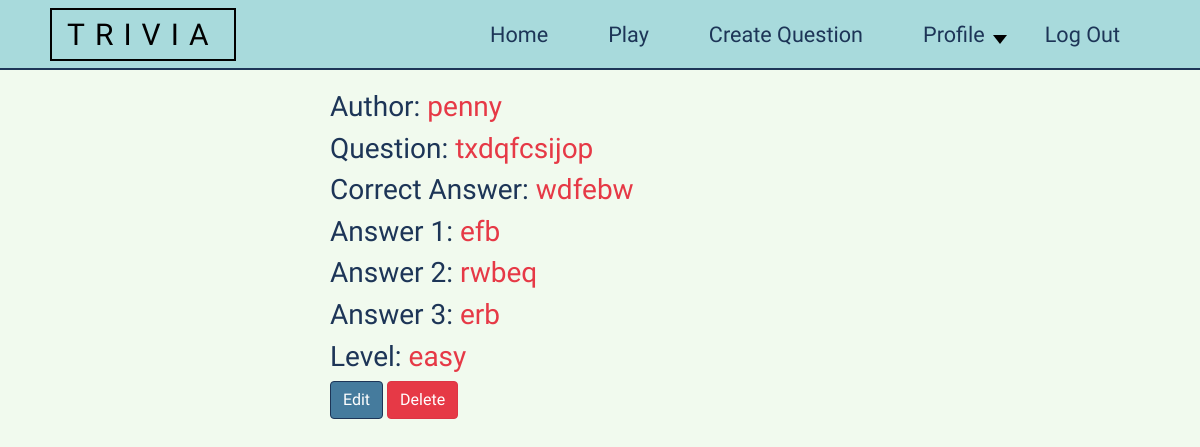
The page /questions/details/19/ (signed in) on the database as committed earlier.
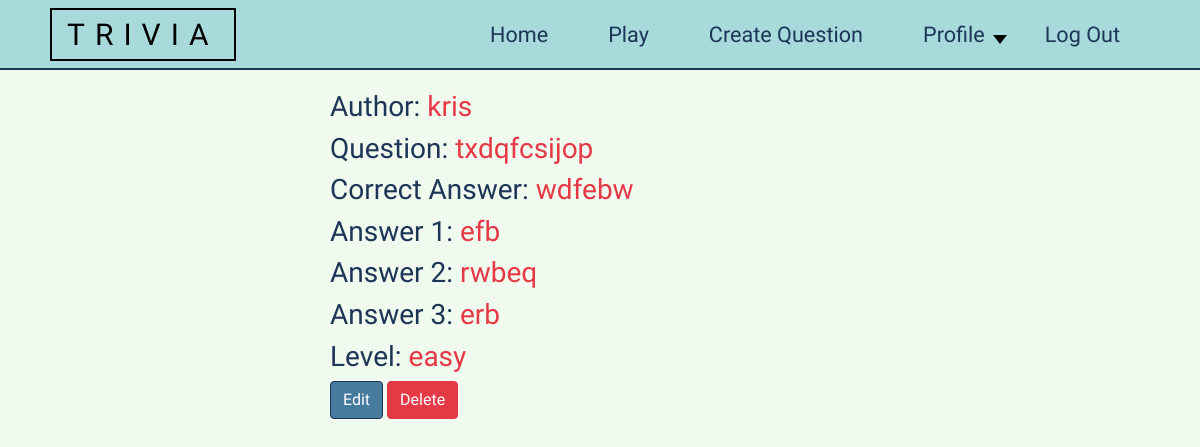
The same page on the database as committed later.
### questions/models.py (models this page shows, shortened)
class Questions(models.Model):
    author = models.ForeignKey(ProfileUser, on_delete=models.CASCADE)
    question = models.CharField(max_length=350)
    correct_answer = models.CharField(max_length=150)
    answer1 = models.CharField(max_length=150)
    answer2 = models.CharField(max_length=150)
    answer3 = models.CharField(max_length=150)
    level = models.ForeignKey(Level, on_delete=models.CASCADE, blank=False)
    checked = models.PositiveIntegerField(validators=[MinValueValidator(0), MaxValueValidator(1)], default=0)

class Level(models.Model):
    name = models.CharField(max_length=30)
    points = models.PositiveIntegerField(validators=[MinValueValidator(10)])
    def __str__(self):
        return f"{self.name}"

### accounts/models.py (models this page shows)
class ProfileUser(models.Model):
    user = models.OneToOneField(User, on_delete=models.CASCADE)
    first_name = models.CharField(max_length=40, default='', blank=True)
    last_name = models.CharField(max_length=40, default='', blank=True)
    description = models.CharField(max_length=100, default='', blank=True)
    city = models.CharField(max_length=100, default='', blank=True)
    profile_picture = models.URLField(default='https://upload.wikimedia.org/wikipedia/common/7/72/Default-welcomer.png')
    def __str__(self):
        return f"{self.user}"
    def create_user_profile(sender, instance, created, **kwargs):
        if created:
            ProfileUser.objects.create(user=instance)
    post_save.connect(create_user_profile, sender=User)

### questions/views.py (the view)
# urls.py: re_path('^details/(?P<pk>\d+)/$', views.QuestionDetail.as_view(), name='question-detail'),
class QuestionDetail(LoginRequiredMixin, generic.DetailView):
    model = Questions
    login_url = '/accounts/login/'
    context_object_name = 'question'
    template_name = 'question_detail.html'

### questions/templates/question_detail.html
{% extends 'index.html' %}
{% block 'body' %}
     <div class="row">
            <div class="col-lg-3">
        </div>
        <div class="col-lg-6">
            <h3>Author: <span style="color: #E63946;">{{question.author}}</span></h3>
            <h3>Question: <span style="color: #E63946;">{{question.question}}</span></h3>
            <h3>Correct Answer: <span style="color: #E63946;">{{question.correct_answer}}</span></h3>
            <h3>Answer 1: <span style="color: #E63946;">{{question.answer1}}</span></h3>
            <h3>Answer 2: <span style="color: #E63946;">{{question.answer2}}</span></h3>
            <h3>Answer 3: <span style="color: #E63946;">{{question.answer3}}</span></h3>
            <h3>Level: <span style="color: #E63946;">{{question.level}}</span></h3>
            <a href="{% url 'question-edit' question.id %}" class="btn btn-success" style="background-color: #457B9D;border-color: #1D3557;">Edit</a>
            <a href="{% url 'question-delete' question.id %}" class="btn btn-danger" style="background-color: #E63946;">Delete</a>
        </div>
    </div>
{% endblock %}

Rows that differ between the two databases and show on the page:
changed Questions "txdqfcsijop": author "penny" → "kris"
